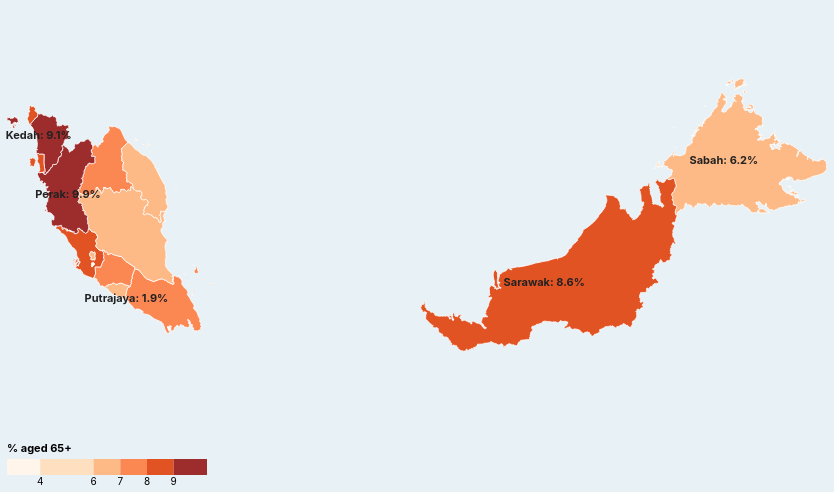

Write a Vega-Lite specification for this figure.
### Vega-Lite specification from a JSON file in a GitHub repository (floating-point values rounded to 4 significant figures; data arrays with more than 128 entries replaced by an {"elided": "..."} marker saying what was removed)
{"$schema": "https://vega.github.io/schema/vega-lite/v5.json", "background": "#e8f1f6", "title": {"text": null, "subtitle": ["Share of population aged 65 or older, by state, 2024."], "subtitleFontSize": 11, "subtitleColor": "#666", "anchor": "start", "fontSize": 20, "offset": 12}, "width": 820, "height": 420, "projection": {"type": "mercator"}, "layer": [{"data": {"values": {"type": "Topology", "objects": {"states": {"geometries": [{"properties": {"shapeName": "Selangor", "shapeISO": "MY-10", "shapeID": "15666254B89722251658211", "shapeGroup": "MYS", "shapeType": "ADM1"}, "type": "MultiPolygon", "arcs": [[[0]], [[1]], [[2]], [[3]], [[4]], [[5]], [[-94, -28, 6, -116], [23], [83]]], "id": "feature_00"}, {"properties": {"shapeName": "Johor", "shapeISO": "MY-01", "shapeID": "15666254B42356713390762", "shapeGroup": "MYS", "shapeType": "ADM1"}, "type": "MultiPolygon", "arcs": [[[7]], [[8]], [[9]], [[10]], [[11]], [[12]], [[13]], [[14]], [[15]], [[16]], [[17]], [[-26, -29, -98, 18]], [[19]], [[20]], [[21]], [[22]]], "id": "feature_01"}, {"properties": {"shapeName": "Kuala Lumpur", "shapeISO": "MY-14", "shapeID": "15666254B97003483933575", "shapeGroup": "MYS", "shapeType": "ADM1"}, "type": "Polygon", "arcs": [[23]], "id": "feature_02"}, {"properties": {"shapeName": "Malacca", "shapeISO": "MY-04", "shapeID": "15666254B45695250728659", "shapeGroup": "MYS", "shapeType": "ADM1"}, "type": "MultiPolygon", "arcs": [[[24]], [[25, 26, -30]]], "id": "feature_03"}, {"properties": {"shapeName": "Negeri Sembilan", "shapeISO": "MY-05", "shapeID": "15666254B60207109163985", "shapeGroup": "MYS", "shapeType": "ADM1"}, "type": "Polygon", "arcs": [[27, -99, 28, 29, 30]], "id": "feature_04"}, {"properties": {"shapeName": "Sabah", "shapeISO": "MY-12", "shapeID": "15666254B50935235229272", "shapeGroup": "MYS", "shapeType": "ADM1"}, "type": "MultiPolygon", "arcs": [[[31]], [[32]], [[33]], [[34]], [[35]], [[36]], [[37]], [[38]], [[39]], [[40]], [[41]], [[42]], [[43]], [[44]], [[45]], [[46]], [[47]], [[48]], [[49]], [[50]], [[51]], [[52]], [[53]], [[54]], [[55]], [[56]], [[57]], [[58]], [[59]], [[60]], [[61]], [[62]], [[63]], [[64]], [[-81, 65]], [[66]], [[67]], [[68]], [[69]], [[70]], [[71]], [[72]], [[73]], [[74]], [[75]], [[76]]], "id": "feature_05"}, {"properties": {"shapeName": "Sarawak", "shapeISO": "MY-13", "shapeID": "15666254B8535925993004", "shapeGroup": "MYS", "shapeType": "ADM1"}, "type": "MultiPolygon", "arcs": [[[77]], [[78]], [[79]], [[80, 81]]], "id": "feature_06"}, {"properties": {"shapeName": "Kelantan", "shapeISO": "MY-03", "shapeID": "15666254B53975248776023", "shapeGroup": "MYS", "shapeType": "ADM1"}, "type": "Polygon", "arcs": [[82, -90, -95, -120]], "id": "feature_07"}, {"properties": {"shapeName": "Putrajaya", "shapeISO": "MY-16", "shapeID": "15666254B54729125478011", "shapeGroup": "MYS", "shapeType": "ADM1"}, "type": "Polygon", "arcs": [[83]], "id": "feature_08"}, {"properties": {"shapeName": "Terengganu", "shapeISO": "MY-11", "shapeID": "15666254B71460903090065", "shapeGroup": "MYS", "shapeType": "ADM1"}, "type": "MultiPolygon", "arcs": [[[84]], [[85]], [[86]], [[87]], [[88]], [[89, 90, -96]], [[91]], [[92]]], "id": "feature_09"}, {"properties": {"shapeName": "Pahang", "shapeISO": "MY-06", "shapeID": "15666254B34720353032971", "shapeGroup": "MYS", "shapeType": "ADM1"}, "type": "Polygon", "arcs": [[93, -121, 94, 95, 96, 97, 98]], "id": "feature_10"}, {"properties": {"shapeName": "Kedah", "shapeISO": "MY-02", "shapeID": "15666254B71428205180864", "shapeGroup": "MYS", "shapeType": "ADM1"}, "type": "MultiPolygon", "arcs": [[[99]], [[100]], [[101]], [[102]], [[103]], [[104]], [[105]], [[106]], [[107]], [[-118, -122, 108, -111, 109]]], "id": "feature_11"}, {"properties": {"shapeName": "Perlis", "shapeISO": "MY-09", "shapeID": "15666254B44964481844598", "shapeGroup": "MYS", "shapeType": "ADM1"}, "type": "Polygon", "arcs": [[110, 111]], "id": "feature_12"}, {"properties": {"shapeName": "Perak", "shapeISO": "MY-08", "shapeID": "15666254B15173108486297", "shapeGroup": "MYS", "shapeType": "ADM1"}, "type": "MultiPolygon", "arcs": [[[112]], [[113]], [[114]], [[115, 116, -123, 117, 118, 119, 120]]], "id": "feature_13"}, {"properties": {"shapeName": "Penang", "shapeISO": "MY-07", "shapeID": "15666254B92074897121205", "shapeGroup": "MYS", "shapeType": "ADM1"}, "type": "MultiPolygon", "arcs": [[[121, 122, 123]], [[124]], [[125]]], "id": "feature_14"}, {"properties": {"shapeName": "Labuan", "shapeISO": "MY-15", "shapeID": "15666254B4265207353082", "shapeGroup": "MYS", "shapeType": "ADM1"}, "type": "MultiPolygon", "arcs": [[[126]], [[127]], [[128]]], "id": "feature_15"}], "type": "GeometryCollection"}}, "bbox": [99.64, 0.8538, 119.3, 7.363], "transform": {"scale": [0.0001963, 6.509e-05], "translate": [99.64, 0.8538]}, "arcs": {"elided": "129 rows, 31092 int values in total"}}, "format": {"type": "topojson", "feature": "states"}}, "transform": [{"lookup": "properties.shapeName", "from": {"data": {"values": [{"map_name": "Johor", "state": "Johor", "pct_65plus": 7.39, "pop_65plus": 309.2, "pop_total": 4184.0}, {"map_name": "Kedah", "state": "Kedah", "pct_65plus": 9.09, "pop_65plus": 201.5, "pop_total": 2217.0}, {"map_name": "Kelantan", "state": "Kelantan", "pct_65plus": 7.04, "pop_65plus": 132.9, "pop_total": 1888.0}, {"map_name": "Malacca", "state": "Melaka", "pct_65plus": 6.76, "pop_65plus": 70.8, "pop_total": 1047.0}, {"map_name": "Negeri Sembilan", "state": "Negeri Sembilan", "pct_65plus": 7.64, "pop_65plus": 94.7, "pop_total": 1240.0}, {"map_name": "Pahang", "state": "Pahang", "pct_65plus": 6.78, "pop_65plus": 113.0, "pop_total": 1668.0}, {"map_name": "Perak", "state": "Perak", "pct_65plus": 9.91, "pop_65plus": 254.6, "pop_total": 2569.0}, {"map_name": "Perlis", "state": "Perlis", "pct_65plus": 8.25, "pop_65plus": 24.5, "pop_total": 296.8}, {"map_name": "Penang", "state": "Pulau Pinang", "pct_65plus": 8.01, "pop_65plus": 144.3, "pop_total": 1800.0}, {"map_name": "Sabah", "state": "Sabah", "pct_65plus": 6.18, "pop_65plus": 231.1, "pop_total": 3742.0}, {"map_name": "Sarawak", "state": "Sarawak", "pct_65plus": 8.64, "pop_65plus": 217.5, "pop_total": 2518.0}, {"map_name": "Selangor", "state": "Selangor", "pct_65plus": 8.05, "pop_65plus": 592.8, "pop_total": 7363.0}, {"map_name": "Terengganu", "state": "Terengganu", "pct_65plus": 6.07, "pop_65plus": 74.8, "pop_total": 1232.0}, {"map_name": "Kuala Lumpur", "state": "W.P. Kuala Lumpur", "pct_65plus": 6.77, "pop_65plus": 140.0, "pop_total": 2068.0}, {"map_name": "Labuan", "state": "W.P. Labuan", "pct_65plus": 5.16, "pop_65plus": 5.2, "pop_total": 100.8}, {"map_name": "Putrajaya", "state": "W.P. Putrajaya", "pct_65plus": 1.91, "pop_65plus": 2.3, "pop_total": 120.3}]}, "key": "map_name", "fields": ["state", "pct_65plus", "pop_65plus", "pop_total"]}}], "mark": {"type": "geoshape", "stroke": "white", "strokeWidth": 0.8}, "encoding": {"color": {"field": "pct_65plus", "type": "quantitative", "scale": {"type": "threshold", "domain": [4, 6, 7, 8, 9], "range": ["#fff5eb", "#fee0c0", "#fdb986", "#fb8753", "#e15323", "#9d2c2c"]}, "legend": {"title": "% aged 65+", "titleFontSize": 11, "labelFontSize": 10, "orient": "bottom", "direction": "horizontal", "offset": 18, "gradientLength": 240, "gradientThickness": 12, "format": ".0f"}}, "tooltip": [{"field": "state", "title": "State"}, {"field": "pct_65plus", "title": "% aged 65+", "format": ".2f"}, {"field": "pop_65plus", "title": "Population 65+ (thousands)", "format": ".1f"}, {"field": "pop_total", "title": "Total population (thousands)", "format": ".1f"}]}}, {"data": {"values": [{"map_name": "Perak", "lon": 101.1, "lat": 4.6, "label": "Perak: 9.9%"}, {"map_name": "Kedah", "lon": 100.4, "lat": 6.0, "label": "Kedah: 9.1%"}, {"map_name": "Sarawak", "lon": 112.5, "lat": 2.5, "label": "Sarawak: 8.6%"}, {"map_name": "Putrajaya", "lon": 102.5, "lat": 2.1, "label": "Putrajaya: 1.9%"}, {"map_name": "Sabah", "lon": 116.8, "lat": 5.4, "label": "Sabah: 6.2%"}]}, "mark": {"type": "text", "fontSize": 11, "fontWeight": "bold", "color": "#222"}, "encoding": {"longitude": {"field": "lon", "type": "quantitative"}, "latitude": {"field": "lat", "type": "quantitative"}, "text": {"field": "label"}}}], "config": {"view": {"stroke": null}, "font": "-apple-system, BlinkMacSystemFont, Segoe UI, Roboto, sans-serif"}}
